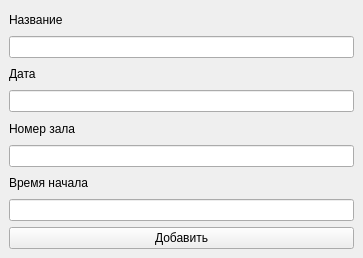
<?xml version="1.0" encoding="UTF-8"?>
<ui version="4.0">
 <class>MainWindow</class>
 <widget class="QMainWindow" name="MainWindow">
  <property name="geometry">
   <rect>
    <x>0</x>
    <y>0</y>
    <width>363</width>
    <height>258</height>
   </rect>
  </property>
  <property name="minimumSize">
   <size>
    <width>363</width>
    <height>258</height>
   </size>
  </property>
  <property name="maximumSize">
   <size>
    <width>363</width>
    <height>258</height>
   </size>
  </property>
  <property name="windowTitle">
   <string>Add info</string>
  </property>
  <widget class="QWidget" name="centralwidget">
   <layout class="QVBoxLayout" name="verticalLayout">
    <item>
     <widget class="QLabel" name="label">
      <property name="text">
       <string>Название</string>
      </property>
     </widget>
    </item>
    <item>
     <widget class="QLineEdit" name="lineEdit"/>
    </item>
    <item>
     <widget class="QLabel" name="label_2">
      <property name="text">
       <string>Дата</string>
      </property>
     </widget>
    </item>
    <item>
     <widget class="QLineEdit" name="lineEdit_2"/>
    </item>
    <item>
     <widget class="QLabel" name="label_3">
      <property name="text">
       <string>Номер зала</string>
      </property>
     </widget>
    </item>
    <item>
     <widget class="QLineEdit" name="lineEdit_3"/>
    </item>
    <item>
     <widget class="QLabel" name="label_4">
      <property name="text">
       <string>Время начала</string>
      </property>
     </widget>
    </item>
    <item>
     <widget class="QLineEdit" name="lineEdit_4"/>
    </item>
    <item>
     <widget class="QPushButton" name="pushButton">
      <property name="text">
       <string>Добавить</string>
      </property>
     </widget>
    </item>
   </layout>
  </widget>
 </widget>
 <resources/>
 <connections/>
</ui>
